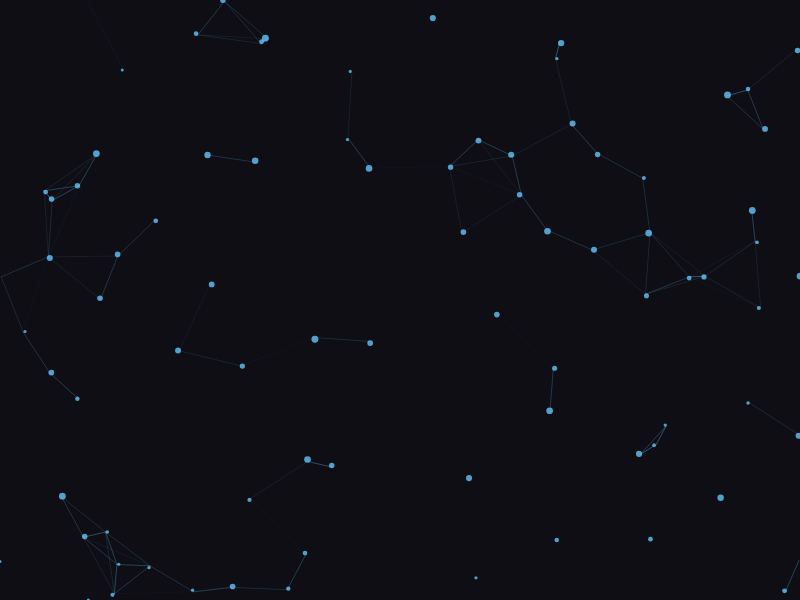
Frame 1 (no input)
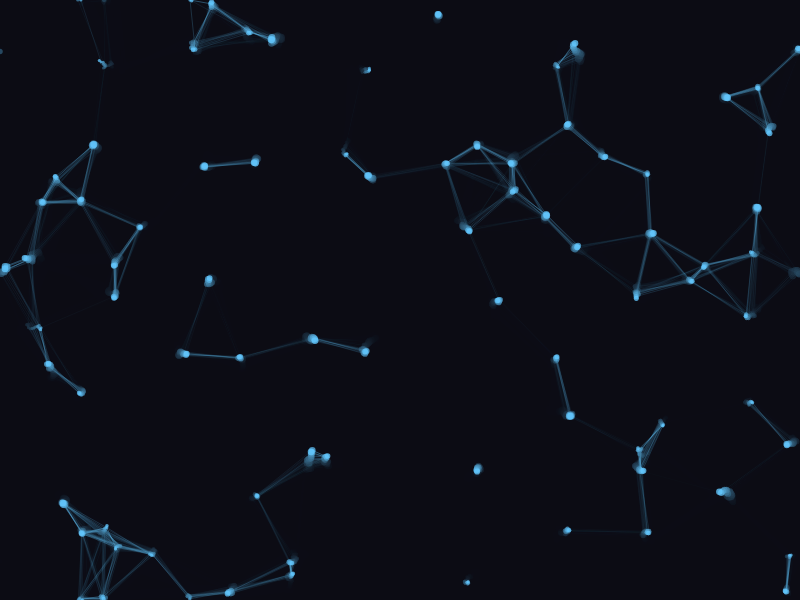
Frame 60 (no input)
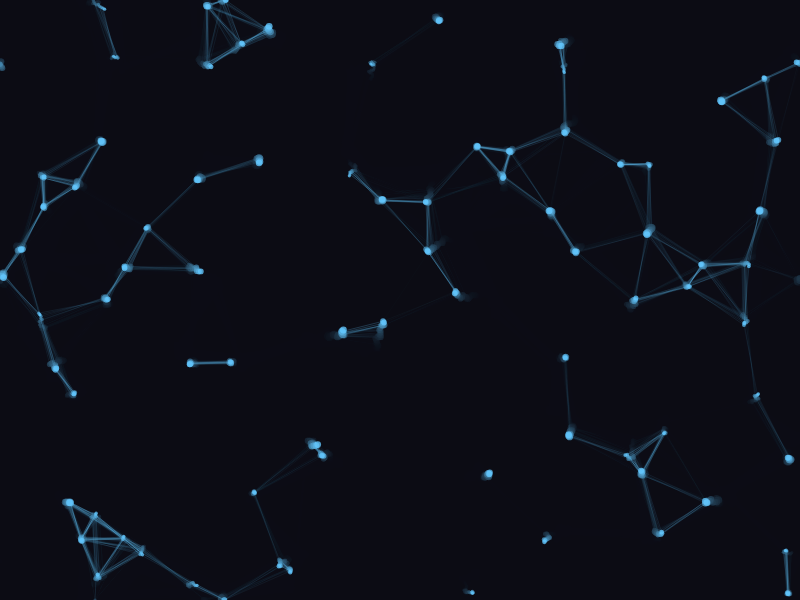
Frame 120 (the mouse pressed at the canvas centre since frame 60)

The p5.js sketch that drew these frames (run headless with seeded random() and noise() and a simulated clock; from frame 60 on, the mouse is pressed at the canvas centre):

// p5.js sketch
// ── sketch.js
let walkers = [];
let numWalkers = 80;

function setup() {
  createCanvas(800, 600);
  background(15, 15, 20);
  
  for (let i = 0; i < numWalkers; i++) {
    walkers.push(new NetworkWalker(random(width), random(height)));
  }
}

function draw() {
  background(15, 15, 20, 30);

  strokeWeight(0.8);
  for (let i = 0; i < walkers.length; i++) {
    for (let j = i + 1; j < walkers.length; j++) {
      let d = p5.Vector.dist(walkers[i].pos, walkers[j].pos);
      if (d < 85) {
        let alpha = map(d, 0, 85, 150, 0);
        stroke(100, 200, 255, alpha);
        line(walkers[i].pos.x, walkers[i].pos.y, walkers[j].pos.x, walkers[j].pos.y);
      }
    }
  }

  for (let w of walkers) {
    w.update();
    w.checkEdges();
    w.display();
  }
}

class NetworkWalker {
  constructor(x, y) {
    this.pos = createVector(x, y);
    this.r = random(3, 7);
    this.speed = random(1, 2.2);
  }

  update() {
    let step = p5.Vector.random2D();
    step.mult(this.speed);
    this.pos.add(step);

    let mouse = createVector(mouseX, mouseY);
    let dir = p5.Vector.sub(mouse, this.pos);
    let d = dir.mag();
    
    if (d < 150 && d > 15) {
      dir.normalize();
      dir.mult(0.5);
      this.pos.add(dir);
    }
  }

  checkEdges() {
    if (this.pos.x < 0) this.pos.x = width;
    else if (this.pos.x > width) this.pos.x = 0;

    if (this.pos.y < 0) this.pos.y = height;
    else if (this.pos.y > height) this.pos.y = 0;
  }

  display() {
    noStroke();
    fill(100, 200, 255, 200);
    ellipse(this.pos.x, this.pos.y, this.r);
  }
}
